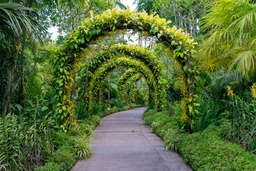
#> input picture footpath.jpg, 256 x 171 px, shrunk from 1000 x 667 before the run
$ jupyter execute 'Histogram Assignment-14.ipynb'
#> lines starting #> are read from the running program, lines starting #| are printed output that depends on the picture
# Histogram Assignment-14

- imports and setup

[cell 1]
import cv2
import numpy as np
import matplotlib.pyplot as plt

- reading image

[cell 2]
img = cv2.imread('footpath.jpg')
#> img is the input picture: shape (171, 256, 3); mean B, G, R 58.2, 108.1, 86.9
img = cv2.cvtColor(img, cv2.COLOR_BGR2GRAY)
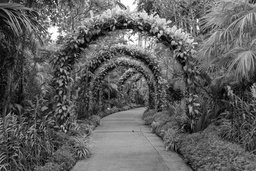
#> img: shape (171, 256); min 0, max 255, mean 96.1
m, n = img.shape
#> m = 171; n = 256

- defining histogram plot function

- this is taking approx 3min and 41seconds to generate the histogram plot
- this is a variable time for different images

[cell 3]
def hist_plot(img):
    # list to store the count of each intensity value
    count = []
    # list to store intensity value
    r = []
    # loop to traverse each intensity value
    for k in range(0, 256):
        r.append(k)
        count1 = 0
        # loops to traverse each pixel in the image
        for i in range(m):
            for j in range(n):
                if img[i, j] == k:
                    count1 += 1
        count.append(count1)
    return (r, count)
r1, count1 = hist_plot(img)
#> r1 = 256 values from 0 to 255; count1 = 256 values, max 396 at index 90, min 1 at index 0, mean 171

- plot of original image vs the histogram after converting the image to grayscale

[cell 4]
plt.figure(figsize=(15,15))
plt.subplot(1, 2, 1)
plt.imshow(img,cmap='gray')
plt.title("Image")

plt.subplot(1, 2, 2)
plt.stem(r1, count1)
plt.xlabel('intensity value')
plt.ylabel('number of pixels')
plt.title('Histogram of the image')

plt.show()
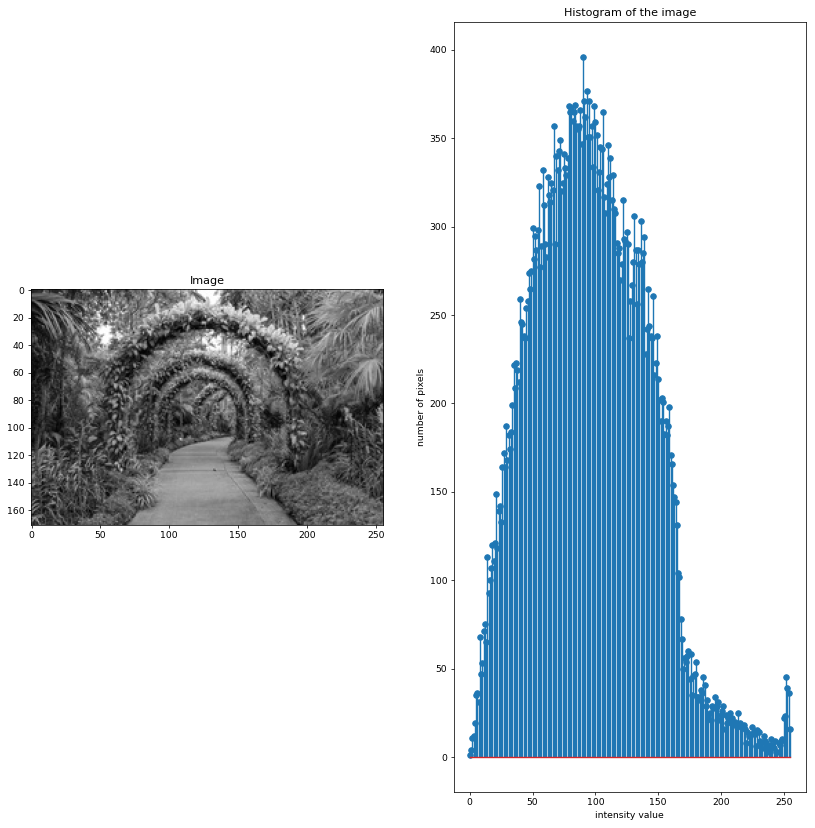
#> figure drawn by matplotlib, 2 panels; panel 2: curve peaks at x = 90, y = 396

$ run again, with bridge.jpg copied over footpath.jpg
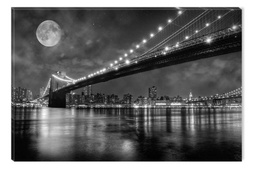
#> input picture bridge.jpg, 256 x 171 px, shrunk from 800 x 533 before the run
#> img is the input picture: shape (171, 256, 3); min 0, max 255, mean 107.5
#> img: shape (171, 256)
#> r1 = 256 values from 0 to 255; count1 = 256 values, max 6049 at index 255, min 2 at index 213, mean 171
#> `plt.show()`:
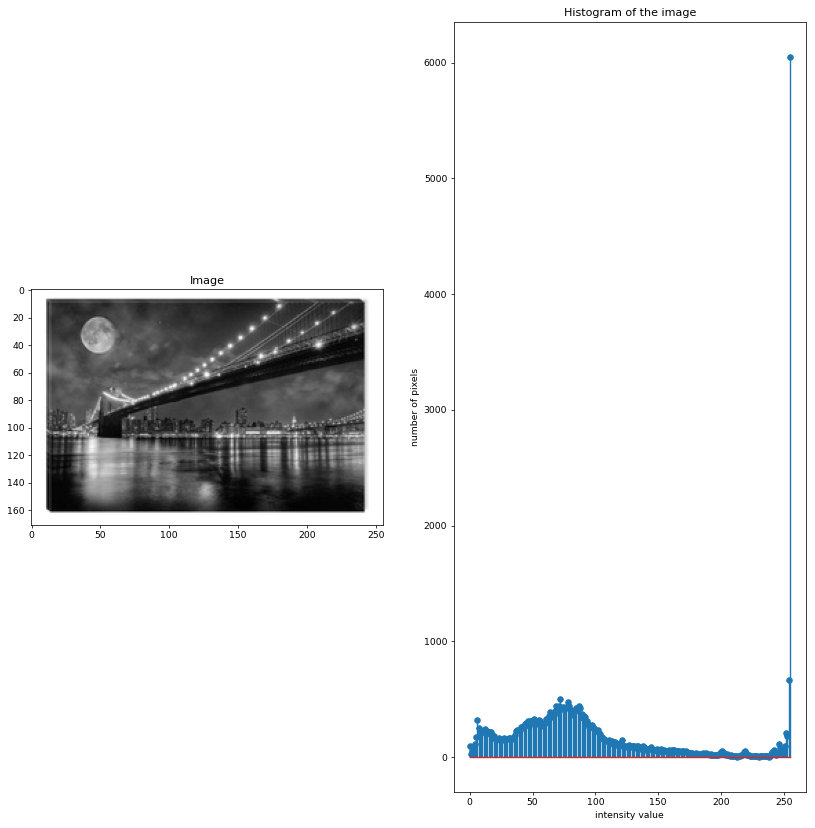
#> figure drawn by matplotlib, 2 panels; panel 2: curve peaks at x = 255, y = 6049

$ run again, with landscape.jpg copied over footpath.jpg
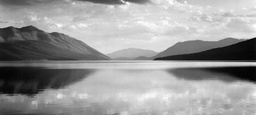
#> input picture landscape.jpg, 256 x 115 px, shrunk from 1200 x 538 before the run
#> img is the input picture: shape (115, 256, 3); min 2, max 255, mean 154.1
#> img: shape (115, 256)
#> r1 = 256 values from 0 to 255; count1 = 256 values, max 413 at index 209, min 0 at index 0, mean 115
#> `plt.show()`:
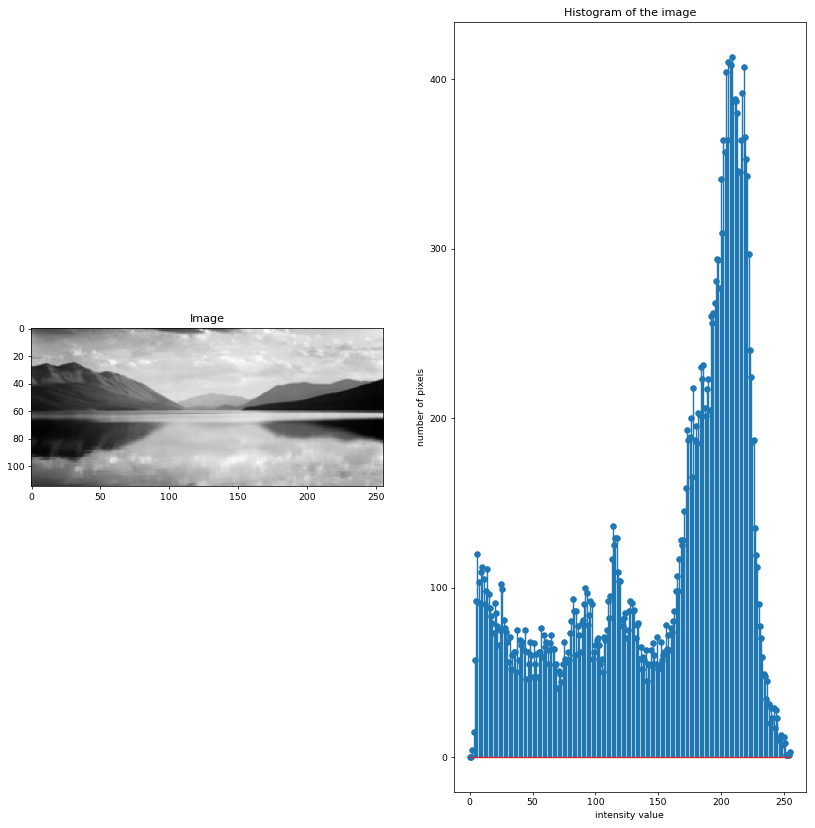
#> figure drawn by matplotlib, 2 panels; panel 2: curve peaks at x = 209, y = 413
